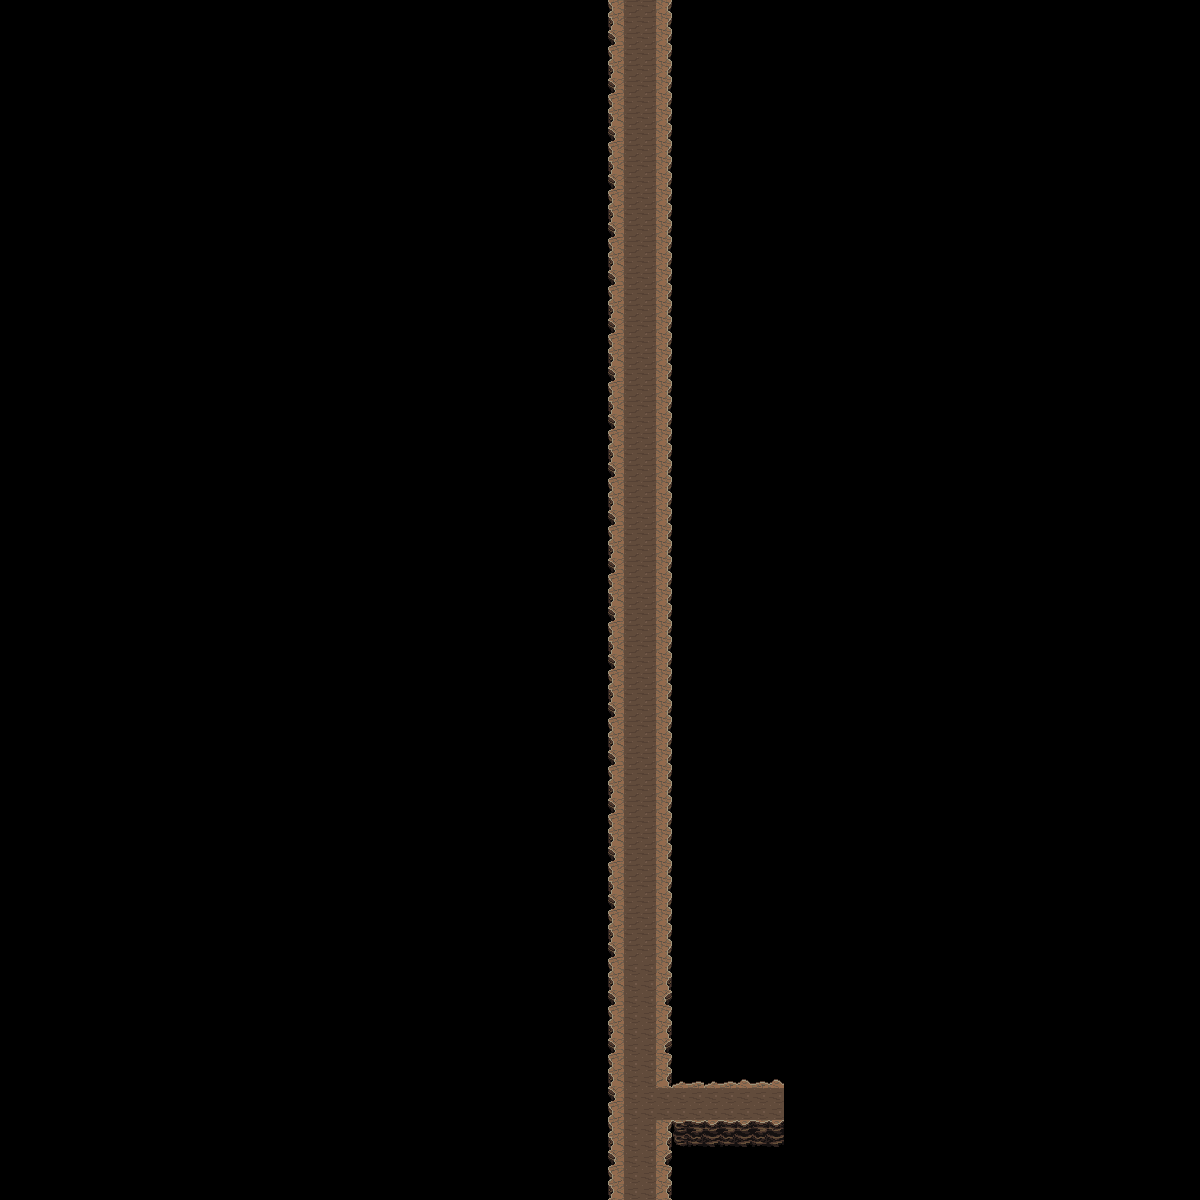

A 2D game scene composited from a Tiled map and its tileset images. What follows is a short description and the map's XML, with each tile layer's data collapsed to a summary:
An orthogonal 75x75 tile map with 16x16 px tiles, 2 tile layers (background, path).

<map version="1.10" tiledversion="1.10.1" orientation="orthogonal" renderorder="right-down" width="75" height="75" tilewidth="16" tileheight="16" infinite="0" nextlayerid="3" nextobjectid="1">
 <tileset firstgid="1" source="apocalypseTest.tsx" />
 <layer id="1" name="background" width="75" height="75">
  <data>[5625 cells, 335 non-empty, 18 distinct tile ids]</data>
 </layer>
 <layer id="2" name="path" width="75" height="75">
  <data>[5625 cells, 166 non-empty, 3 distinct tile ids]</data>
 </layer>
</map>
